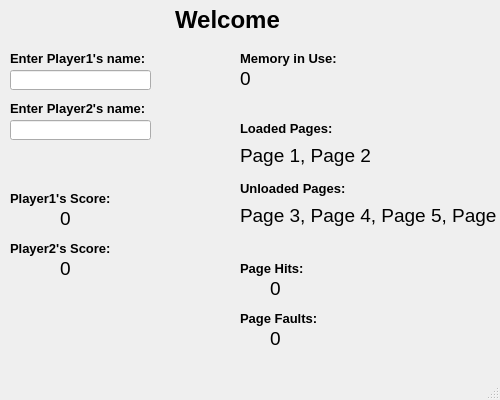
<?xml version="1.0" encoding="UTF-8"?>
<ui version="4.0">
 <class>Server</class>
 <widget class="QMainWindow" name="Server">
  <property name="geometry">
   <rect>
    <x>0</x>
    <y>0</y>
    <width>500</width>
    <height>400</height>
   </rect>
  </property>
  <property name="windowTitle">
   <string>Server</string>
  </property>
  <widget class="QWidget" name="centralwidget">
   <widget class="QLineEdit" name="player1GetName">
    <property name="geometry">
     <rect>
      <x>10</x>
      <y>70</y>
      <width>141</width>
      <height>20</height>
     </rect>
    </property>
   </widget>
   <widget class="QLabel" name="label1">
    <property name="geometry">
     <rect>
      <x>10</x>
      <y>50</y>
      <width>141</width>
      <height>16</height>
     </rect>
    </property>
    <property name="font">
     <font>
      <pointsize>10</pointsize>
      <bold>true</bold>
     </font>
    </property>
    <property name="text">
     <string>Enter Player1's name:</string>
    </property>
   </widget>
   <widget class="QLabel" name="player2Name">
    <property name="geometry">
     <rect>
      <x>10</x>
      <y>240</y>
      <width>161</width>
      <height>16</height>
     </rect>
    </property>
    <property name="font">
     <font>
      <pointsize>10</pointsize>
      <bold>true</bold>
     </font>
    </property>
    <property name="text">
     <string>Player2's Score:</string>
    </property>
   </widget>
   <widget class="QLabel" name="pageHits">
    <property name="geometry">
     <rect>
      <x>270</x>
      <y>280</y>
      <width>81</width>
      <height>16</height>
     </rect>
    </property>
    <property name="font">
     <font>
      <pointsize>14</pointsize>
     </font>
    </property>
    <property name="text">
     <string>0</string>
    </property>
   </widget>
   <widget class="QLabel" name="player1Score">
    <property name="geometry">
     <rect>
      <x>60</x>
      <y>210</y>
      <width>50</width>
      <height>16</height>
     </rect>
    </property>
    <property name="font">
     <font>
      <pointsize>14</pointsize>
     </font>
    </property>
    <property name="text">
     <string>0</string>
    </property>
   </widget>
   <widget class="QLabel" name="label4">
    <property name="geometry">
     <rect>
      <x>240</x>
      <y>120</y>
      <width>101</width>
      <height>16</height>
     </rect>
    </property>
    <property name="font">
     <font>
      <pointsize>10</pointsize>
      <bold>true</bold>
     </font>
    </property>
    <property name="text">
     <string>Loaded Pages:</string>
    </property>
   </widget>
   <widget class="QLabel" name="label7">
    <property name="geometry">
     <rect>
      <x>240</x>
      <y>310</y>
      <width>81</width>
      <height>16</height>
     </rect>
    </property>
    <property name="font">
     <font>
      <pointsize>10</pointsize>
      <bold>true</bold>
     </font>
    </property>
    <property name="text">
     <string>Page Faults:</string>
    </property>
   </widget>
   <widget class="QLabel" name="usedMemory">
    <property name="geometry">
     <rect>
      <x>240</x>
      <y>70</y>
      <width>200</width>
      <height>16</height>
     </rect>
    </property>
    <property name="font">
     <font>
      <pointsize>14</pointsize>
     </font>
    </property>
    <property name="text">
     <string>0</string>
    </property>
   </widget>
   <widget class="QLabel" name="loadedPages">
    <property name="geometry">
     <rect>
      <x>240</x>
      <y>140</y>
      <width>130</width>
      <height>30</height>
     </rect>
    </property>
    <property name="font">
     <font>
      <pointsize>14</pointsize>
     </font>
    </property>
    <property name="text">
     <string>Page 1, Page 2</string>
    </property>
   </widget>
   <widget class="QLabel" name="label2">
    <property name="geometry">
     <rect>
      <x>10</x>
      <y>100</y>
      <width>141</width>
      <height>16</height>
     </rect>
    </property>
    <property name="font">
     <font>
      <pointsize>10</pointsize>
      <bold>true</bold>
     </font>
    </property>
    <property name="text">
     <string>Enter Player2's name:</string>
    </property>
   </widget>
   <widget class="QLabel" name="welcomeLabel">
    <property name="geometry">
     <rect>
      <x>175</x>
      <y>5</y>
      <width>110</width>
      <height>30</height>
     </rect>
    </property>
    <property name="font">
     <font>
      <pointsize>18</pointsize>
      <italic>false</italic>
      <bold>true</bold>
     </font>
    </property>
    <property name="text">
     <string>Welcome</string>
    </property>
   </widget>
   <widget class="QLineEdit" name="player2GetName">
    <property name="geometry">
     <rect>
      <x>10</x>
      <y>120</y>
      <width>141</width>
      <height>20</height>
     </rect>
    </property>
   </widget>
   <widget class="QLabel" name="player1Name">
    <property name="geometry">
     <rect>
      <x>10</x>
      <y>190</y>
      <width>151</width>
      <height>16</height>
     </rect>
    </property>
    <property name="font">
     <font>
      <pointsize>10</pointsize>
      <bold>true</bold>
     </font>
    </property>
    <property name="text">
     <string>Player1's Score:</string>
    </property>
   </widget>
   <widget class="QLabel" name="label5">
    <property name="geometry">
     <rect>
      <x>240</x>
      <y>180</y>
      <width>111</width>
      <height>16</height>
     </rect>
    </property>
    <property name="font">
     <font>
      <pointsize>10</pointsize>
      <bold>true</bold>
     </font>
    </property>
    <property name="text">
     <string>Unloaded Pages:</string>
    </property>
   </widget>
   <widget class="QLabel" name="player2Score">
    <property name="geometry">
     <rect>
      <x>60</x>
      <y>260</y>
      <width>50</width>
      <height>16</height>
     </rect>
    </property>
    <property name="font">
     <font>
      <pointsize>14</pointsize>
     </font>
    </property>
    <property name="text">
     <string>0</string>
    </property>
   </widget>
   <widget class="QLabel" name="pageFaults">
    <property name="geometry">
     <rect>
      <x>270</x>
      <y>330</y>
      <width>81</width>
      <height>16</height>
     </rect>
    </property>
    <property name="font">
     <font>
      <pointsize>14</pointsize>
     </font>
    </property>
    <property name="text">
     <string>0</string>
    </property>
   </widget>
   <widget class="QLabel" name="label3">
    <property name="geometry">
     <rect>
      <x>240</x>
      <y>50</y>
      <width>111</width>
      <height>16</height>
     </rect>
    </property>
    <property name="font">
     <font>
      <pointsize>10</pointsize>
      <bold>true</bold>
     </font>
    </property>
    <property name="text">
     <string>Memory in Use:</string>
    </property>
   </widget>
   <widget class="QLabel" name="label6">
    <property name="geometry">
     <rect>
      <x>240</x>
      <y>260</y>
      <width>71</width>
      <height>16</height>
     </rect>
    </property>
    <property name="font">
     <font>
      <pointsize>10</pointsize>
      <bold>true</bold>
     </font>
    </property>
    <property name="text">
     <string>Page Hits:</string>
    </property>
   </widget>
   <widget class="QLabel" name="unloadedPages">
    <property name="geometry">
     <rect>
      <x>240</x>
      <y>200</y>
      <width>260</width>
      <height>30</height>
     </rect>
    </property>
    <property name="font">
     <font>
      <pointsize>14</pointsize>
     </font>
    </property>
    <property name="text">
     <string>Page 3, Page 4, Page 5, Page 6</string>
    </property>
   </widget>
  </widget>
  <widget class="QMenuBar" name="menubar">
   <property name="geometry">
    <rect>
     <x>0</x>
     <y>0</y>
     <width>500</width>
     <height>22</height>
    </rect>
   </property>
  </widget>
  <widget class="QStatusBar" name="statusbar"/>
 </widget>
 <resources/>
 <connections/>
</ui>
